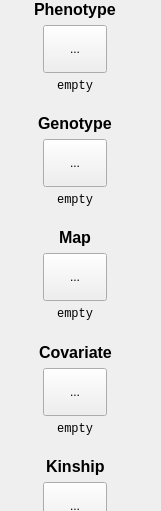
   <widget class="QFrame" name="frame_10">
    <property name="geometry">
     <rect>
      <x>10</x>
      <y>20</y>
      <width>161</width>
      <height>511</height>
     </rect>
    </property>
    <property name="sizePolicy">
     <sizepolicy hsizetype="Preferred" vsizetype="Preferred">
      <horstretch>0</horstretch>
      <verstretch>0</verstretch>
     </sizepolicy>
    </property>
    <property name="layoutDirection">
     <enum>Qt::LeftToRight</enum>
    </property>
    <property name="frameShape">
     <enum>QFrame::NoFrame</enum>
    </property>
    <property name="frameShadow">
     <enum>QFrame::Plain</enum>
    </property>
    <widget class="QWidget" name="layoutWidget_2">
     <property name="geometry">
      <rect>
       <x>0</x>
       <y>0</y>
       <width>151</width>
       <height>550</height>
      </rect>
     </property>
     <layout class="QGridLayout" name="gridLayout_3">
      <item row="0" column="0">
       <layout class="QVBoxLayout" name="verticalLayout_2">
        <item alignment="Qt::AlignHCenter">
         <widget class="QLabel" name="label_3">
          <property name="font">
           <font>
            <family>Arial</family>
            <pointsize>12</pointsize>
            <weight>75</weight>
            <bold>true</bold>
           </font>
          </property>
          <property name="text">
           <string>Phenotype</string>
          </property>
         </widget>
        </item>
        <item alignment="Qt::AlignHCenter">
         <widget class="MToolButton" name="pheFileToolButton">
          <property name="minimumSize">
           <size>
            <width>64</width>
            <height>48</height>
           </size>
          </property>
          <property name="cursor">
           <cursorShape>PointingHandCursor</cursorShape>
          </property>
          <property name="acceptDrops">
           <bool>true</bool>
          </property>
          <property name="text">
           <string>...</string>
          </property>
          <property name="iconSize">
           <size>
            <width>32</width>
            <height>32</height>
           </size>
          </property>
          <property name="autoRaise">
           <bool>false</bool>
          </property>
         </widget>
        </item>
        <item alignment="Qt::AlignHCenter">
         <widget class="QLabel" name="pheFileLabel">
          <property name="font">
           <font>
            <family>Courier New</family>
            <pointsize>9</pointsize>
            <kerning>true</kerning>
           </font>
          </property>
          <property name="text">
           <string>empty</string>
          </property>
          <property name="alignment">
           <set>Qt::AlignRight|Qt::AlignTrailing|Qt::AlignVCenter</set>
          </property>
         </widget>
        </item>
       </layout>
      </item>
      <item row="3" column="0">
       <layout class="QVBoxLayout" name="verticalLayout_6">
        <item alignment="Qt::AlignHCenter">
         <widget class="QLabel" name="label_10">
          <property name="font">
           <font>
            <family>Arial</family>
            <pointsize>12</pointsize>
            <weight>75</weight>
            <bold>true</bold>
           </font>
          </property>
          <property name="text">
           <string>Map</string>
          </property>
         </widget>
        </item>
        <item alignment="Qt::AlignHCenter">
         <widget class="MToolButton" name="mapFileToolButton">
          <property name="minimumSize">
           <size>
            <width>64</width>
            <height>48</height>
           </size>
          </property>
          <property name="cursor">
           <cursorShape>PointingHandCursor</cursorShape>
          </property>
          <property name="acceptDrops">
           <bool>true</bool>
          </property>
          <property name="text">
           <string>...</string>
          </property>
          <property name="iconSize">
           <size>
            <width>32</width>
            <height>32</height>
           </size>
          </property>
         </widget>
        </item>
        <item alignment="Qt::AlignHCenter">
         <widget class="QLabel" name="mapFileLabel">
          <property name="font">
           <font>
            <family>Courier New</family>
            <pointsize>9</pointsize>
            <kerning>true</kerning>
           </font>
          </property>
          <property name="text">
           <string>empty</string>
          </property>
          <property name="alignment">
           <set>Qt::AlignRight|Qt::AlignTrailing|Qt::AlignVCenter</set>
          </property>
         </widget>
        </item>
        <item>
         <spacer name="verticalSpacer_11">
          <property name="orientation">
           <enum>Qt::Vertical</enum>
          </property>
          <property name="sizeHint" stdset="0">
           <size>
            <width>20</width>
            <height>40</height>
           </size>
          </property>
         </spacer>
        </item>
       </layout>
      </item>
      <item row="2" column="0">
       <layout class="QVBoxLayout" name="verticalLayout_5">
        <item alignment="Qt::AlignHCenter">
         <widget class="QLabel" name="label_7">
          <property name="font">
           <font>
            <family>Arial</family>
            <pointsize>12</pointsize>
            <weight>75</weight>
            <bold>true</bold>
           </font>
          </property>
          <property name="text">
           <string>Genotype</string>
          </property>
         </widget>
        </item>
        <item alignment="Qt::AlignHCenter">
         <widget class="MToolButton" name="genoFileToolButton">
          <property name="minimumSize">
           <size>
            <width>64</width>
            <height>48</height>
           </size>
          </property>
          <property name="cursor">
           <cursorShape>PointingHandCursor</cursorShape>
          </property>
          <property name="acceptDrops">
           <bool>true</bool>
          </property>
          <property name="text">
           <string>...</string>
          </property>
          <property name="iconSize">
           <size>
            <width>32</width>
            <height>32</height>
           </size>
          </property>
         </widget>
        </item>
        <item alignment="Qt::AlignHCenter">
         <widget class="QLabel" name="genoFileLabel">
          <property name="font">
           <font>
            <family>Courier New</family>
            <pointsize>9</pointsize>
            <kerning>true</kerning>
           </font>
          </property>
          <property name="text">
           <string>empty</string>
          </property>
          <property name="alignment">
           <set>Qt::AlignRight|Qt::AlignTrailing|Qt::AlignVCenter</set>
          </property>
         </widget>
        </item>
        <item>
         <spacer name="verticalSpacer_10">
          <property name="orientation">
           <enum>Qt::Vertical</enum>
          </property>
          <property name="sizeHint" stdset="0">
           <size>
            <width>20</width>
            <height>40</height>
           </size>
          </property>
         </spacer>
        </item>
       </layout>
      </item>
      <item row="4" column="0">
       <layout class="QVBoxLayout" name="verticalLayout_7">
        <item alignment="Qt::AlignHCenter">
         <widget class="QLabel" name="label_14">
          <property name="font">
           <font>
            <family>Arial</family>
            <pointsize>12</pointsize>
            <weight>75</weight>
            <bold>true</bold>
           </font>
          </property>
          <property name="text">
           <string>Covariate</string>
          </property>
         </widget>
        </item>
        <item alignment="Qt::AlignHCenter">
         <widget class="MToolButton" name="covarFileToolButton">
          <property name="minimumSize">
           <size>
            <width>64</width>
            <height>48</height>
           </size>
          </property>
          <property name="cursor">
           <cursorShape>PointingHandCursor</cursorShape>
          </property>
          <property name="acceptDrops">
           <bool>true</bool>
          </property>
          <property name="text">
           <string>...</string>
          </property>
          <property name="iconSize">
           <size>
            <width>32</width>
            <height>32</height>
           </size>
          </property>
         </widget>
        </item>
        <item alignment="Qt::AlignHCenter">
         <widget class="QLabel" name="covarFileLabel">
          <property name="font">
           <font>
            <family>Courier New</family>
            <pointsize>9</pointsize>
            <kerning>true</kerning>
           </font>
          </property>
          <property name="text">
           <string>empty</string>
          </property>
          <property name="alignment">
           <set>Qt::AlignRight|Qt::AlignTrailing|Qt::AlignVCenter</set>
          </property>
         </widget>
        </item>
       </layout>
      </item>
      <item row="5" column="0">
       <spacer name="verticalSpacer_12">
        <property name="orientation">
         <enum>Qt::Vertical</enum>
        </property>
        <property name="sizeHint" stdset="0">
         <size>
          <width>20</width>
          <height>40</height>
         </size>
        </property>
       </spacer>
      </item>
      <item row="6" column="0">
       <layout class="QVBoxLayout" name="verticalLayout_8">
        <item alignment="Qt::AlignHCenter">
         <widget class="QLabel" name="label_17">
          <property name="font">
           <font>
            <family>Arial</family>
            <pointsize>12</pointsize>
            <weight>75</weight>
            <bold>true</bold>
           </font>
          </property>
          <property name="text">
           <string>Kinship</string>
          </property>
         </widget>
        </item>
        <item alignment="Qt::AlignHCenter">
         <widget class="MToolButton" name="kinFileToolButton">
          <property name="minimumSize">
           <size>
            <width>64</width>
            <height>48</height>
           </size>
          </property>
          <property name="cursor">
           <cursorShape>PointingHandCursor</cursorShape>
          </property>
          <property name="acceptDrops">
           <bool>true</bool>
          </property>
          <property name="text">
           <string>...</string>
          </property>
          <property name="iconSize">
           <size>
            <width>32</width>
            <height>32</height>
           </size>
          </property>
         </widget>
        </item>
        <item alignment="Qt::AlignHCenter">
         <widget class="QLabel" name="kinFileLabel">
          <property name="font">
           <font>
            <family>Courier New</family>
            <pointsize>9</pointsize>
            <kerning>true</kerning>
           </font>
          </property>
          <property name="text">
           <string>empty</string>
          </property>
          <property name="alignment">
           <set>Qt::AlignRight|Qt::AlignTrailing|Qt::AlignVCenter</set>
          </property>
         </widget>
        </item>
       </layout>
      </item>
      <item row="1" column="0">
       <spacer name="verticalSpacer_9">
        <property name="orientation">
         <enum>Qt::Vertical</enum>
        </property>
        <property name="sizeHint" stdset="0">
         <size>
          <width>20</width>
          <height>40</height>
         </size>
        </property>
       </spacer>
      </item>
     </layout>
    </widget>
   </widget>
